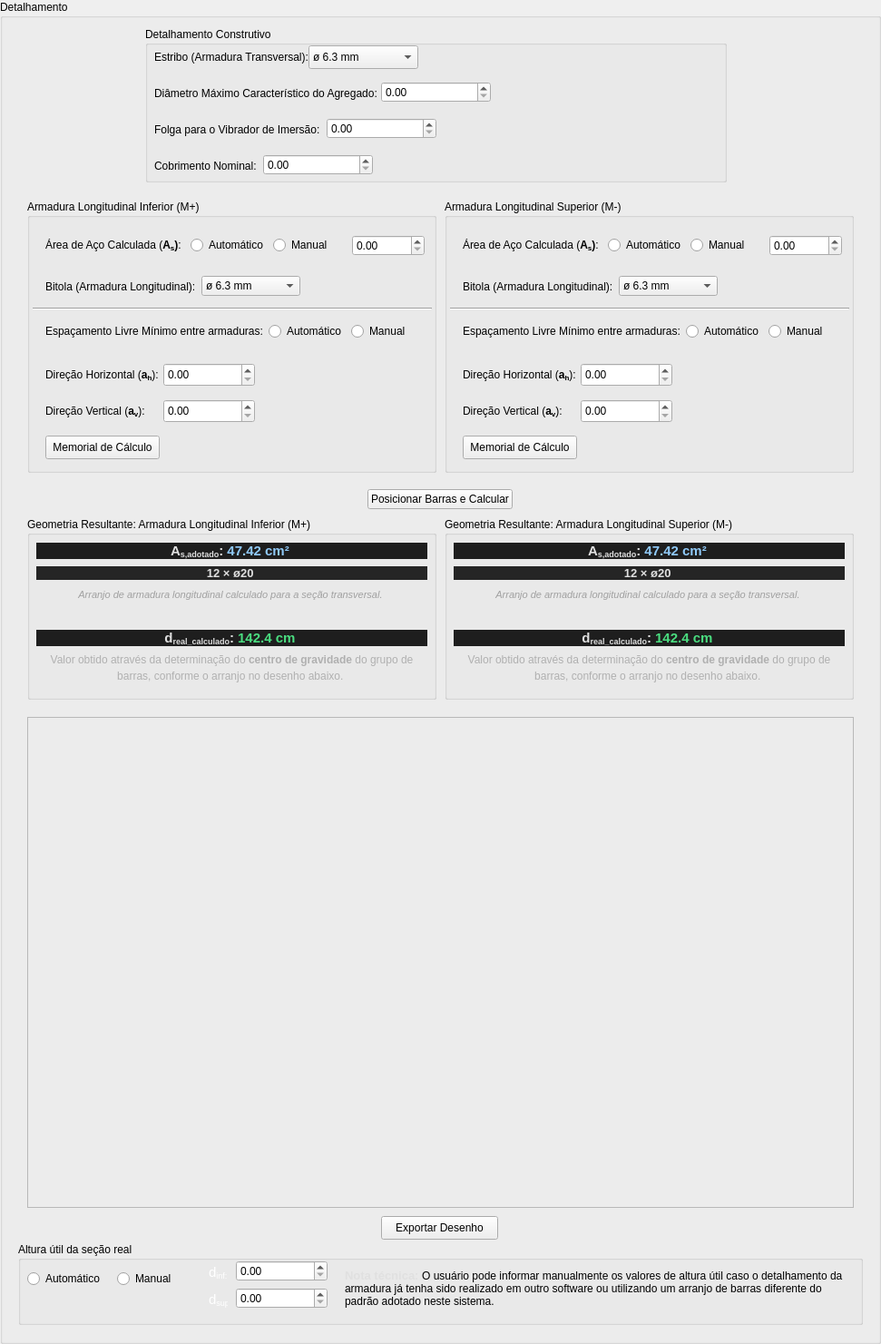
      <widget class="QGroupBox" name="groupBox_detalhamento">
       <property name="geometry">
        <rect>
         <x>10</x>
         <y>1990</y>
         <width>971</width>
         <height>1481</height>
        </rect>
       </property>
       <property name="title">
        <string>Detalhamento</string>
       </property>
       <widget class="QWidget" name="verticalLayoutWidget_3">
        <property name="geometry">
         <rect>
          <x>0</x>
          <y>520</y>
          <width>971</width>
          <height>61</height>
         </rect>
        </property>
        <layout class="QVBoxLayout" name="verticalLayout_4">
         <item alignment="Qt::AlignmentFlag::AlignHCenter">
          <widget class="QPushButton" name="posicionar_e_calcular">
           <property name="sizePolicy">
            <sizepolicy hsizetype="Fixed" vsizetype="Fixed">
             <horstretch>0</horstretch>
             <verstretch>0</verstretch>
            </sizepolicy>
           </property>
           <property name="text">
            <string>Posicionar Barras e Calcular</string>
           </property>
           <property name="autoDefault">
            <bool>false</bool>
           </property>
          </widget>
         </item>
        </layout>
       </widget>
       <widget class="QFrame" name="deseneho_detalhamento">
        <property name="geometry">
         <rect>
          <x>30</x>
          <y>790</y>
          <width>911</width>
          <height>541</height>
         </rect>
        </property>
        <property name="frameShape">
         <enum>QFrame::Shape::StyledPanel</enum>
        </property>
        <property name="frameShadow">
         <enum>QFrame::Shadow::Raised</enum>
        </property>
       </widget>
       <widget class="QGroupBox" name="groupBox_10">
        <property name="geometry">
         <rect>
          <x>160</x>
          <y>30</y>
          <width>641</width>
          <height>171</height>
         </rect>
        </property>
        <property name="title">
         <string>Detalhamento Construtivo</string>
        </property>
        <widget class="QComboBox" name="combo_estribo">
         <property name="geometry">
          <rect>
           <x>180</x>
           <y>20</y>
           <width>121</width>
           <height>26</height>
          </rect>
         </property>
         <property name="toolTip">
          <string>Armadura responsável por resistir aos esforços cortantes e garantir o confinamento e posicionamento das barras longitudinais.</string>
         </property>
         <item>
          <property name="text">
           <string>ø 6.3 mm</string>
          </property>
         </item>
         <item>
          <property name="text">
           <string>ø 8.0 mm</string>
          </property>
         </item>
         <item>
          <property name="text">
           <string>ø 10.0 mm</string>
          </property>
         </item>
         <item>
          <property name="text">
           <string>ø 12.5 mm</string>
          </property>
         </item>
         <item>
          <property name="text">
           <string>ø 16.0 mm</string>
          </property>
         </item>
        </widget>
        <widget class="QLabel" name="label_15">
         <property name="geometry">
          <rect>
           <x>10</x>
           <y>20</y>
           <width>191</width>
           <height>26</height>
          </rect>
         </property>
         <property name="text">
          <string>Estribo (Armadura Transversal):</string>
         </property>
        </widget>
        <widget class="QDoubleSpinBox" name="doubleSpinBox_d_max_agregado">
         <property name="geometry">
          <rect>
           <x>260</x>
           <y>60</y>
           <width>121</width>
           <height>23</height>
          </rect>
         </property>
         <property name="toolTip">
          <string>Maior dimensão nominal dos agregados do concreto, utilizada para verificar espaçamentos mínimos</string>
         </property>
        </widget>
        <widget class="QLabel" name="label_29">
         <property name="geometry">
          <rect>
           <x>10</x>
           <y>60</y>
           <width>251</width>
           <height>26</height>
          </rect>
         </property>
         <property name="text">
          <string>&lt;html&gt;&lt;head/&gt;&lt;body&gt;&lt;p&gt;Diâmetro Máximo Característico do Agregado:&lt;/p&gt;&lt;/body&gt;&lt;/html&gt;</string>
         </property>
        </widget>
        <widget class="QDoubleSpinBox" name="doubleSpinBox_folga_vibrador">
         <property name="geometry">
          <rect>
           <x>200</x>
           <y>100</y>
           <width>121</width>
           <height>23</height>
          </rect>
         </property>
         <property name="toolTip">
          <string>Espaço mínimo necessário entre as armaduras para permitir a correta inserção e operação do vibrador durante a concretagem.</string>
         </property>
        </widget>
        <widget class="QLabel" name="label_27">
         <property name="geometry">
          <rect>
           <x>10</x>
           <y>100</y>
           <width>191</width>
           <height>26</height>
          </rect>
         </property>
         <property name="text">
          <string>Folga para o Vibrador de Imersão:</string>
         </property>
        </widget>
        <widget class="QDoubleSpinBox" name="doubleSpinBox_c">
         <property name="geometry">
          <rect>
           <x>130</x>
           <y>140</y>
           <width>121</width>
           <height>23</height>
          </rect>
         </property>
         <property name="toolTip">
          <string>Espessura de concreto que recobre a armadura, garantindo proteção contra corrosão, fogo e aderência adequada.</string>
         </property>
        </widget>
        <widget class="QLabel" name="label_10">
         <property name="geometry">
          <rect>
           <x>10</x>
           <y>140</y>
           <width>191</width>
           <height>26</height>
          </rect>
         </property>
         <property name="text">
          <string>Cobrimento Nominal:</string>
         </property>
        </widget>
       </widget>
       <widget class="QGroupBox" name="groupBox_11">
        <property name="geometry">
         <rect>
          <x>30</x>
          <y>220</y>
          <width>451</width>
          <height>301</height>
         </rect>
        </property>
        <property name="title">
         <string>Armadura Longitudinal Inferior (M+)</string>
        </property>
        <widget class="QPushButton" name="memorial_a_inf">
         <property name="geometry">
          <rect>
           <x>20</x>
           <y>260</y>
           <width>126</width>
           <height>26</height>
          </rect>
         </property>
         <property name="sizePolicy">
          <sizepolicy hsizetype="Fixed" vsizetype="Fixed">
           <horstretch>0</horstretch>
           <verstretch>0</verstretch>
          </sizepolicy>
         </property>
         <property name="text">
          <string>Memorial de Cálculo</string>
         </property>
         <property name="autoDefault">
          <bool>false</bool>
         </property>
        </widget>
        <widget class="QLabel" name="label_33">
         <property name="geometry">
          <rect>
           <x>20</x>
           <y>180</y>
           <width>131</width>
           <height>26</height>
          </rect>
         </property>
         <property name="text">
          <string>&lt;html&gt;&lt;head/&gt;&lt;body&gt;&lt;p&gt;Direção Horizontal (&lt;span style=&quot; font-weight:700;&quot;&gt;a&lt;/span&gt;&lt;span style=&quot; font-weight:700; vertical-align:sub;&quot;&gt;h&lt;/span&gt;): &lt;/p&gt;&lt;/body&gt;&lt;/html&gt;</string>
         </property>
        </widget>
        <widget class="QDoubleSpinBox" name="doubleSpinBox_av_inf">
         <property name="geometry">
          <rect>
           <x>150</x>
           <y>220</y>
           <width>101</width>
           <height>26</height>
          </rect>
         </property>
        </widget>
        <widget class="QLabel" name="label_34">
         <property name="geometry">
          <rect>
           <x>20</x>
           <y>220</y>
           <width>131</width>
           <height>26</height>
          </rect>
         </property>
         <property name="text">
          <string>&lt;html&gt;&lt;head/&gt;&lt;body&gt;&lt;p&gt;Direção Vertical (&lt;span style=&quot; font-weight:700;&quot;&gt;a&lt;/span&gt;&lt;span style=&quot; font-weight:700; vertical-align:sub;&quot;&gt;v&lt;/span&gt;): &lt;/p&gt;&lt;/body&gt;&lt;/html&gt;</string>
         </property>
        </widget>
        <widget class="QDoubleSpinBox" name="doubleSpinBox_ah_min_inf">
         <property name="geometry">
          <rect>
           <x>150</x>
           <y>180</y>
           <width>101</width>
           <height>26</height>
          </rect>
         </property>
        </widget>
        <widget class="QWidget" name="horizontalLayoutWidget_3">
         <property name="geometry">
          <rect>
           <x>20</x>
           <y>30</y>
           <width>418</width>
           <height>41</height>
          </rect>
         </property>
         <layout class="QHBoxLayout" name="horizontalLayout_3">
          <item alignment="Qt::AlignmentFlag::AlignHCenter">
           <widget class="QLabel" name="label_48">
            <property name="text">
             <string>&lt;html&gt;&lt;head/&gt;&lt;body&gt;&lt;p&gt;Área de Aço Calculada (&lt;span style=&quot; font-weight:700;&quot;&gt;A&lt;/span&gt;&lt;span style=&quot; font-weight:700; vertical-align:sub;&quot;&gt;s&lt;/span&gt;&lt;span style=&quot; font-weight:700;&quot;&gt;)&lt;/span&gt;: &lt;/p&gt;&lt;/body&gt;&lt;/html&gt;</string>
            </property>
           </widget>
          </item>
          <item>
           <widget class="QRadioButton" name="as_inf_automatico">
            <property name="text">
             <string>Automático</string>
            </property>
           </widget>
          </item>
          <item>
           <widget class="QRadioButton" name="as_inf_manual">
            <property name="text">
             <string>Manual</string>
            </property>
           </widget>
          </item>
          <item>
           <widget class="QDoubleSpinBox" name="doubleSpinBox_as_inf"/>
          </item>
         </layout>
        </widget>
        <widget class="QWidget" name="horizontalLayoutWidget_4">
         <property name="geometry">
          <rect>
           <x>20</x>
           <y>70</y>
           <width>281</width>
           <height>51</height>
          </rect>
         </property>
         <layout class="QHBoxLayout" name="horizontalLayout_4">
          <item>
           <widget class="QLabel" name="label_31">
            <property name="text">
             <string>Bitola (Armadura Longitudinal):</string>
            </property>
           </widget>
          </item>
          <item>
           <widget class="QComboBox" name="combo_diametro_as_inf">
            <item>
             <property name="text">
              <string>ø 6.3 mm</string>
             </property>
            </item>
            <item>
             <property name="text">
              <string>ø 8.0 mm</string>
             </property>
            </item>
            <item>
             <property name="text">
              <string>ø 10.0 mm</string>
             </property>
            </item>
            <item>
             <property name="text">
              <string>ø 12.5 mm</string>
             </property>
            </item>
            <item>
             <property name="text">
              <string>ø 16.0 mm</string>
             </property>
            </item>
            <item>
             <property name="text">
              <string>ø 20.0 mm</string>
             </property>
            </item>
            <item>
             <property name="text">
              <string>ø 25.0 mm</string>
             </property>
            </item>
            <item>
             <property name="text">
              <string>ø 32.0 mm</string>
             </property>
            </item>
            <item>
             <property name="text">
              <string>ø 40.0 mm</string>
             </property>
            </item>
           </widget>
          </item>
         </layout>
        </widget>
        <widget class="QWidget" name="horizontalLayoutWidget_5">
         <property name="geometry">
          <rect>
           <x>20</x>
           <y>120</y>
           <width>415</width>
           <height>51</height>
          </rect>
         </property>
         <layout class="QHBoxLayout" name="horizontalLayout_5">
          <item>
           <widget class="QLabel" name="label_32">
            <property name="text">
             <string>&lt;html&gt;&lt;head/&gt;&lt;body&gt;&lt;p align=&quot;center&quot;&gt;Espaçamento Livre Mínimo entre armaduras:&lt;/p&gt;&lt;/body&gt;&lt;/html&gt;</string>
            </property>
           </widget>
          </item>
          <item>
           <widget class="QRadioButton" name="a_inf_automatico">
            <property name="text">
             <string>Automático</string>
            </property>
           </widget>
          </item>
          <item>
           <widget class="QRadioButton" name="a_inf_manual">
            <property name="text">
             <string>Manual</string>
            </property>
           </widget>
          </item>
         </layout>
        </widget>
        <widget class="Line" name="line">
         <property name="geometry">
          <rect>
           <x>6</x>
           <y>100</y>
           <width>440</width>
           <height>41</height>
          </rect>
         </property>
         <property name="orientation">
          <enum>Qt::Orientation::Horizontal</enum>
         </property>
        </widget>
       </widget>
       <widget class="QGroupBox" name="groupBox_12">
        <property name="geometry">
         <rect>
          <x>490</x>
          <y>220</y>
          <width>451</width>
          <height>301</height>
         </rect>
        </property>
        <property name="title">
         <string>Armadura Longitudinal Superior (M-)</string>
        </property>
        <widget class="QPushButton" name="memorial_a_sup">
         <property name="geometry">
          <rect>
           <x>20</x>
           <y>260</y>
           <width>126</width>
           <height>26</height>
          </rect>
         </property>
         <property name="sizePolicy">
          <sizepolicy hsizetype="Fixed" vsizetype="Fixed">
           <horstretch>0</horstretch>
           <verstretch>0</verstretch>
          </sizepolicy>
         </property>
         <property name="text">
          <string>Memorial de Cálculo</string>
         </property>
         <property name="autoDefault">
          <bool>false</bool>
         </property>
        </widget>
        <widget class="QLabel" name="label_35">
         <property name="geometry">
          <rect>
           <x>20</x>
           <y>180</y>
           <width>131</width>
           <height>26</height>
          </rect>
         </property>
         <property name="text">
          <string>&lt;html&gt;&lt;head/&gt;&lt;body&gt;&lt;p&gt;Direção Horizontal (&lt;span style=&quot; font-weight:700;&quot;&gt;a&lt;/span&gt;&lt;span style=&quot; font-weight:700; vertical-align:sub;&quot;&gt;h&lt;/span&gt;): &lt;/p&gt;&lt;/body&gt;&lt;/html&gt;</string>
         </property>
        </widget>
        <widget class="QDoubleSpinBox" name="doubleSpinBox_av_sup">
         <property name="geometry">
          <rect>
           <x>150</x>
           <y>220</y>
           <width>101</width>
           <height>26</height>
          </rect>
         </property>
        </widget>
        <widget class="QLabel" name="label_36">
         <property name="geometry">
          <rect>
           <x>20</x>
           <y>220</y>
           <width>131</width>
           <height>26</height>
          </rect>
         </property>
         <property name="text">
          <string>&lt;html&gt;&lt;head/&gt;&lt;body&gt;&lt;p&gt;Direção Vertical (&lt;span style=&quot; font-weight:700;&quot;&gt;a&lt;/span&gt;&lt;span style=&quot; font-weight:700; vertical-align:sub;&quot;&gt;v&lt;/span&gt;): &lt;/p&gt;&lt;/body&gt;&lt;/html&gt;</string>
         </property>
        </widget>
        <widget class="QDoubleSpinBox" name="doubleSpinBox_ah_min_sup">
         <property name="geometry">
          <rect>
           <x>150</x>
           <y>180</y>
           <width>101</width>
           <height>26</height>
          </rect>
         </property>
        </widget>
        <widget class="QWidget" name="horizontalLayoutWidget_6">
         <property name="geometry">
          <rect>
           <x>20</x>
           <y>30</y>
           <width>418</width>
           <height>41</height>
          </rect>
         </property>
         <layout class="QHBoxLayout" name="horizontalLayout_6">
          <item alignment="Qt::AlignmentFlag::AlignHCenter">
           <widget class="QLabel" name="label_49">
            <property name="text">
             <string>&lt;html&gt;&lt;head/&gt;&lt;body&gt;&lt;p&gt;Área de Aço Calculada (&lt;span style=&quot; font-weight:700;&quot;&gt;A&lt;/span&gt;&lt;span style=&quot; font-weight:700; vertical-align:sub;&quot;&gt;s&lt;/span&gt;&lt;span style=&quot; font-weight:700;&quot;&gt;)&lt;/span&gt;: &lt;/p&gt;&lt;/body&gt;&lt;/html&gt;</string>
            </property>
           </widget>
          </item>
          <item>
           <widget class="QRadioButton" name="as_sup_automatico">
            <property name="text">
             <string>Automático</string>
            </property>
           </widget>
          </item>
          <item>
           <widget class="QRadioButton" name="as_sup_manual">
            <property name="text">
             <string>Manual</string>
            </property>
           </widget>
          </item>
          <item>
           <widget class="QDoubleSpinBox" name="doubleSpinBox_as_sup"/>
          </item>
         </layout>
        </widget>
        <widget class="QWidget" name="horizontalLayoutWidget_7">
         <property name="geometry">
          <rect>
           <x>20</x>
           <y>70</y>
           <width>281</width>
           <height>51</height>
          </rect>
         </property>
         <layout class="QHBoxLayout" name="horizontalLayout_7">
          <item>
           <widget class="QLabel" name="label_37">
            <property name="text">
             <string>Bitola (Armadura Longitudinal):</string>
            </property>
           </widget>
          </item>
          <item>
           <widget class="QComboBox" name="combo_diametro_as_sup">
            <item>
             <property name="text">
              <string>ø 6.3 mm</string>
             </property>
            </item>
            <item>
             <property name="text">
              <string>ø 8.0 mm</string>
             </property>
            </item>
            <item>
             <property name="text">
              <string>ø 10.0 mm</string>
             </property>
            </item>
            <item>
             <property name="text">
              <string>ø 12.5 mm</string>
             </property>
            </item>
            <item>
             <property name="text">
              <string>ø 16.0 mm</string>
             </property>
            </item>
            <item>
             <property name="text">
              <string>ø 20.0 mm</string>
             </property>
            </item>
            <item>
             <property name="text">
              <string>ø 25.0 mm</string>
             </property>
            </item>
            <item>
             <property name="text">
              <string>ø 32.0 mm</string>
             </property>
            </item>
            <item>
             <property name="text">
              <string>ø 40.0 mm</string>
             </property>
            </item>
           </widget>
          </item>
         </layout>
        </widget>
        <widget class="QWidget" name="horizontalLayoutWidget_8">
         <property name="geometry">
          <rect>
           <x>20</x>
           <y>120</y>
           <width>415</width>
           <height>51</height>
          </rect>
         </property>
         <layout class="QHBoxLayout" name="horizontalLayout_8">
          <item>
           <widget class="QLabel" name="label_38">
            <property name="text">
             <string>&lt;html&gt;&lt;head/&gt;&lt;body&gt;&lt;p align=&quot;center&quot;&gt;Espaçamento Livre Mínimo entre armaduras:&lt;/p&gt;&lt;/body&gt;&lt;/html&gt;</string>
            </property>
           </widget>
          </item>
          <item>
           <widget class="QRadioButton" name="a_sup_automatico">
            <property name="text">
             <string>Automático</string>
            </property>
           </widget>
          </item>
          <item>
           <widget class="QRadioButton" name="a_sup_manual">
            <property name="text">
             <string>Manual</string>
            </property>
           </widget>
          </item>
         </layout>
        </widget>
        <widget class="Line" name="line_2">
         <property name="geometry">
          <rect>
           <x>6</x>
           <y>100</y>
           <width>440</width>
           <height>41</height>
          </rect>
         </property>
         <property name="orientation">
          <enum>Qt::Orientation::Horizontal</enum>
         </property>
        </widget>
       </widget>
       <widget class="QGroupBox" name="groupBox_13">
        <property name="geometry">
         <rect>
          <x>30</x>
          <y>570</y>
          <width>451</width>
          <height>201</height>
         </rect>
        </property>
        <property name="title">
         <string>Geometria Resultante: Armadura Longitudinal Inferior (M+)</string>
        </property>
        <widget class="QLabel" name="label_as_adotado_inf">
         <property name="geometry">
          <rect>
           <x>10</x>
           <y>20</y>
           <width>431</width>
           <height>81</height>
          </rect>
         </property>
         <property name="text">
          <string>&lt;div style=&quot;font-family: 'Segoe UI', Arial, sans-serif; color: #e0e0e0; text-align: center; padding: 14px; border-radius: 8px; background-color: #1e1e1e; border: none; box-shadow: 0 2px 4px rgba(0,0,0,0.3);&quot;&gt;
        
        &lt;div style=&quot;font-size: 11pt; font-weight: bold; margin-bottom: 8px;&quot;&gt;
            A&lt;sub&gt;s,adotado&lt;/sub&gt;: &lt;span style=&quot;color: #90caf9;&quot;&gt;47.42 cm²&lt;/span&gt;
        &lt;/div&gt;

        &lt;div style=&quot;font-size: 10pt; color: #e0e0e0; background-color: #252525; padding: 6px 12px; border-radius: 4px; display: inline-block; margin-top: 5px;&quot;&gt;
            &lt;b&gt;12 &amp;times; &amp;oslash;20&lt;/b&gt;
        &lt;/div&gt;

        &lt;div style=&quot;font-size: 8.5pt; color: #a0a0a0; margin-top: 10px; font-style: italic;&quot;&gt;
            Arranjo de armadura longitudinal calculado para a seção transversal.
        &lt;/div&gt;
        
    &lt;/div&gt;</string>
         </property>
        </widget>
        <widget class="QLabel" name="label_d_calculado_inf">
         <property name="geometry">
          <rect>
           <x>10</x>
           <y>120</y>
           <width>431</width>
           <height>71</height>
          </rect>
         </property>
         <property name="text">
          <string>&lt;div style=&quot;font-family: 'Segoe UI', Arial, sans-serif; color: #e0e0e0; text-align: center; padding: 14px; border-radius: 8px; background-color: #1e1e1e; border: none; box-shadow: 0 2px 4px rgba(0,0,0,0.3);&quot;&gt;
        
        &lt;div style=&quot;font-size: 11pt; font-weight: bold; margin-bottom: 8px;&quot;&gt;
            d&lt;sub&gt;real_calculado&lt;/sub&gt;: &lt;span style=&quot;color: #4ade80;&quot;&gt;142.4 cm&lt;/span&gt;
        &lt;/div&gt;

        &lt;div style=&quot;font-size: 9pt; color: #b0b0b0; line-height: 1.3;&quot;&gt;
            Valor obtido através da determinação do &lt;b&gt;centro de gravidade&lt;/b&gt; 
            do grupo de barras, conforme o arranjo no desenho abaixo.
        &lt;/div&gt;
        
    &lt;/div&gt;</string>
         </property>
         <property name="wordWrap">
          <bool>true</bool>
         </property>
        </widget>
       </widget>
       <widget class="QGroupBox" name="groupBox_14">
        <property name="geometry">
         <rect>
          <x>490</x>
          <y>570</y>
          <width>451</width>
          <height>201</height>
         </rect>
        </property>
        <property name="title">
         <string>Geometria Resultante: Armadura Longitudinal Superior (M-)</string>
        </property>
        <widget class="QLabel" name="label_as_adotado_sup">
         <property name="geometry">
          <rect>
           <x>10</x>
           <y>20</y>
           <width>431</width>
           <height>81</height>
          </rect>
         </property>
         <property name="text">
          <string>&lt;div style=&quot;font-family: 'Segoe UI', Arial, sans-serif; color: #e0e0e0; text-align: center; padding: 14px; border-radius: 8px; background-color: #1e1e1e; border: none; box-shadow: 0 2px 4px rgba(0,0,0,0.3);&quot;&gt;
        
        &lt;div style=&quot;font-size: 11pt; font-weight: bold; margin-bottom: 8px;&quot;&gt;
            A&lt;sub&gt;s,adotado&lt;/sub&gt;: &lt;span style=&quot;color: #90caf9;&quot;&gt;47.42 cm²&lt;/span&gt;
        &lt;/div&gt;

        &lt;div style=&quot;font-size: 10pt; color: #e0e0e0; background-color: #252525; padding: 6px 12px; border-radius: 4px; display: inline-block; margin-top: 5px;&quot;&gt;
            &lt;b&gt;12 &amp;times; &amp;oslash;20&lt;/b&gt;
        &lt;/div&gt;

        &lt;div style=&quot;font-size: 8.5pt; color: #a0a0a0; margin-top: 10px; font-style: italic;&quot;&gt;
            Arranjo de armadura longitudinal calculado para a seção transversal.
        &lt;/div&gt;
        
    &lt;/div&gt;</string>
         </property>
        </widget>
        <widget class="QLabel" name="label_d_calculado_sup">
         <property name="geometry">
          <rect>
           <x>10</x>
           <y>120</y>
           <width>431</width>
           <height>71</height>
          </rect>
         </property>
         <property name="text">
          <string>&lt;div style=&quot;font-family: 'Segoe UI', Arial, sans-serif; color: #e0e0e0; text-align: center; padding: 14px; border-radius: 8px; background-color: #1e1e1e; border: none; box-shadow: 0 2px 4px rgba(0,0,0,0.3);&quot;&gt;
        
        &lt;div style=&quot;font-size: 11pt; font-weight: bold; margin-bottom: 8px;&quot;&gt;
            d&lt;sub&gt;real_calculado&lt;/sub&gt;: &lt;span style=&quot;color: #4ade80;&quot;&gt;142.4 cm&lt;/span&gt;
        &lt;/div&gt;

        &lt;div style=&quot;font-size: 9pt; color: #b0b0b0; line-height: 1.3;&quot;&gt;
            Valor obtido através da determinação do &lt;b&gt;centro de gravidade&lt;/b&gt; 
            do grupo de barras, conforme o arranjo no desenho abaixo.
        &lt;/div&gt;
        
    &lt;/div&gt;</string>
         </property>
         <property name="wordWrap">
          <bool>true</bool>
         </property>
        </widget>
       </widget>
       <widget class="QGroupBox" name="groupBox_15">
        <property name="geometry">
         <rect>
          <x>20</x>
          <y>1369</y>
          <width>931</width>
          <height>91</height>
         </rect>
        </property>
        <property name="title">
         <string>Altura útil da seção real  </string>
        </property>
        <widget class="QWidget" name="horizontalLayoutWidget_9">
         <property name="geometry">
          <rect>
           <x>10</x>
           <y>20</y>
           <width>191</width>
           <height>41</height>
          </rect>
         </property>
         <layout class="QHBoxLayout" name="horizontalLayout_9">
          <item>
           <widget class="QRadioButton" name="d_automatico">
            <property name="text">
             <string>Automático</string>
            </property>
           </widget>
          </item>
          <item>
           <widget class="QRadioButton" name="d_manual">
            <property name="text">
             <string>Manual</string>
            </property>
           </widget>
          </item>
         </layout>
        </widget>
        <widget class="QDoubleSpinBox" name="doubleSpinBox_d_real_sup">
         <property name="geometry">
          <rect>
           <x>240</x>
           <y>50</y>
           <width>101</width>
           <height>23</height>
          </rect>
         </property>
        </widget>
        <widget class="QDoubleSpinBox" name="doubleSpinBox_d_real_inf">
         <property name="geometry">
          <rect>
           <x>240</x>
           <y>20</y>
           <width>101</width>
           <height>23</height>
          </rect>
         </property>
        </widget>
        <widget class="QLabel" name="label_51">
         <property name="geometry">
          <rect>
           <x>210</x>
           <y>50</y>
           <width>21</width>
           <height>26</height>
          </rect>
         </property>
         <property name="text">
          <string>&lt;html&gt;&lt;head/&gt;&lt;body&gt;&lt;p&gt;&lt;span style=&quot; font-family:'sans-serif'; font-size:11pt; color:#ffffff;&quot;&gt;d&lt;/span&gt;&lt;span style=&quot; font-family:'sans-serif'; font-size:11pt; color:#ffffff; vertical-align:sub;&quot;&gt;sup:&lt;/span&gt;&lt;/p&gt;&lt;/body&gt;&lt;/html&gt;</string>
         </property>
        </widget>
        <widget class="QLabel" name="label_52">
         <property name="geometry">
          <rect>
           <x>210</x>
           <y>20</y>
           <width>21</width>
           <height>26</height>
          </rect>
         </property>
         <property name="text">
          <string>&lt;html&gt;&lt;head/&gt;&lt;body&gt;&lt;p&gt;&lt;span style=&quot; font-family:'sans-serif'; font-size:11pt; color:#ffffff;&quot;&gt;d&lt;/span&gt;&lt;span style=&quot; font-family:'sans-serif'; font-size:11pt; color:#ffffff; vertical-align:sub;&quot;&gt;inf:&lt;/span&gt;&lt;/p&gt;&lt;/body&gt;&lt;/html&gt;</string>
         </property>
        </widget>
        <widget class="QLabel" name="label_18">
         <property name="geometry">
          <rect>
           <x>360</x>
           <y>20</y>
           <width>561</width>
           <height>61</height>
          </rect>
         </property>
         <property name="text">
          <string>&lt;html&gt;&lt;head/&gt;&lt;body&gt;&lt;p&gt;&lt;span style=&quot; font-family:'Segoe UI','Arial','sans-serif'; font-size:10pt; font-weight:700; color:#e0e0e0;&quot;&gt;Nota técnica: &lt;/span&gt;O usuário pode informar manualmente os valores de altura útil caso o detalhamento da armadura já tenha sido realizado em outro software ou utilizando um arranjo de barras diferente do padrão adotado neste sistema.&lt;/p&gt;&lt;/body&gt;&lt;/html&gt;</string>
         </property>
         <property name="wordWrap">
          <bool>true</bool>
         </property>
        </widget>
       </widget>
       <widget class="QPushButton" name="exportar_deseneho_detalhamento">
        <property name="geometry">
         <rect>
          <x>420</x>
          <y>1340</y>
          <width>129</width>
          <height>26</height>
         </rect>
        </property>
        <property name="sizePolicy">
         <sizepolicy hsizetype="MinimumExpanding" vsizetype="MinimumExpanding">
          <horstretch>0</horstretch>
          <verstretch>0</verstretch>
         </sizepolicy>
        </property>
        <property name="minimumSize">
         <size>
          <width>129</width>
          <height>26</height>
         </size>
        </property>
        <property name="text">
         <string>Exportar Desenho</string>
        </property>
        <property name="autoDefault">
         <bool>false</bool>
        </property>
       </widget>
      </widget>
